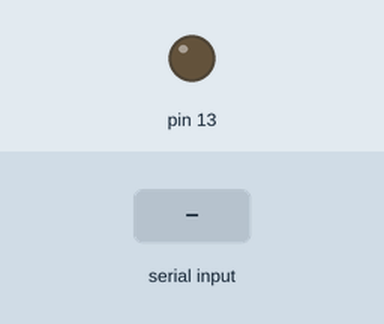
Recording of a sketch running on a simulated Arduino Uno, built with avr-gcc and run on an emulated ATmega328P. Shown: output pins drawn as LEDs (lit = HIGH). The test bench sets the inputs (shaded band).

Above: at 1.2 s.
1.3 s: "1" received over the second serial link
At 2.5 s:
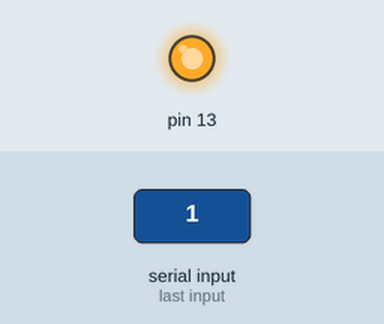
2.8 s: "0" received over the second serial link
At 3.9 s:
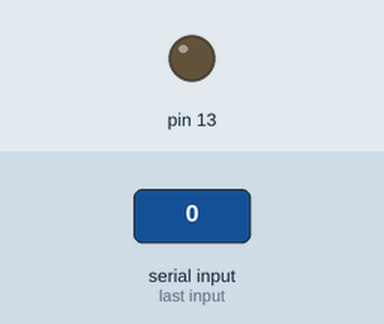
Timing chart, 0 to 5.8 s (numbered marks = the images above; inputs shaded):
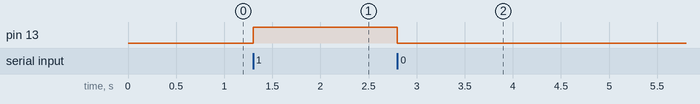

Measured:
- after the input at 1.3 s, pin 13: LOW → HIGH at once
- after the input at 2.8 s, pin 13: HIGH → LOW at once

The sketch:

HC-05_Simple-Serial-Comm.ino
```cpp
/*  HC-05 Bluetooth Module Basic Bluetooth Serial
 *  C: 27/07/2017 | LM: 27/07/2017
 *  ----------------------------------
 *  Communicates with bluetooth connected remote terminal
 *  to flash LED on / off.
 *  Note that syntax is identical to wired Serial comms (mostly)
 *  ----------------------------------
 *  By Rithesh R Jayaram
 *  ----------------------------------
*/

// LIBRARIES //
#include <SoftwareSerial.h>// Serial Library (for software serial)

SoftwareSerial bt(10, 11); // RX, TX (On alternate AVR pins)
int btData; // Global var for number sent from pc

void setup() {
  bt.begin(9600); // Note baud rate is treated similarly to wired Serial
  bt.println("Bluetooth On please press 1 or 0 blink LED ..");
  pinMode(13,OUTPUT);
}

void loop() {
  readBTSerial(); // See below
}


// Reads in from bt serial and operates onboard LED (pin 13)
void readBTSerial(void){
  while (bt.available()){ // Analogous to typical calls to Serial
    btData = bt.read();  // Read serial input into global var
    if (btData == '1'){ // -- '1' sent --
      digitalWrite(13, HIGH);
      bt.println("LED Activated");  // Print over BT serial
    } else if (btData == '0') { // -- '0' sent --
      digitalWrite(13, LOW);
      bt.println("LED DE-Activated");  // Print over BT serial
    }else{ // -- other input sent --
      bt.println("Invalid character! Use either '0' or '1'");
    }
  }
}
```
